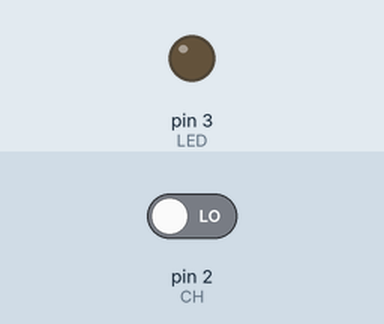
A sketch run on a simulated Arduino Uno, built with avr-gcc and run on an emulated ATmega328P. Shown: output pins drawn as LEDs (lit = HIGH). The inputs (shaded band) are chosen by the test bench; at power-on: pin 2 (CH) LOW.

Above: at 0.8 s.
0.9 s: pin 2 (CH) driven HIGH
At 1.8 s:
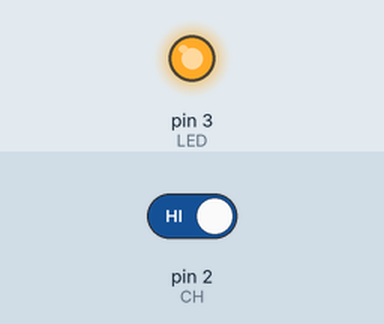
2.4 s: pin 2 (CH) driven LOW
At 2.9 s:
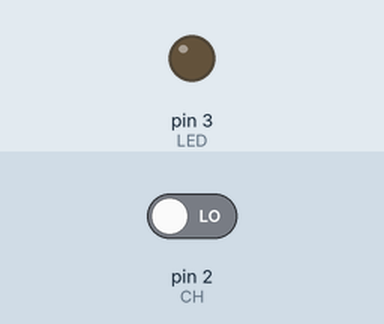
Timing chart, 0 to 5.4 s (numbered marks = the images above; inputs shaded):
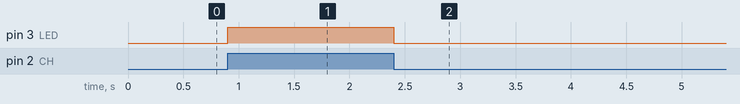

Measured:
- after the input at 0.9 s, pin 3 (LED): LOW → HIGH at once
- after the input at 2.4 s, pin 3 (LED): HIGH → LOW at once

The sketch:

exercicio07.ino
```cpp
#define CH (1<<PD2)
#define LED (1<<PD3)

int main(void) {

  // Configura PD2 como entrada
  DDRD &= ~CH;

  // Configura PD3 como saída
  DDRD |= LED;

  for(;;){
    // Verificar o PD2
    if (PIND & CH) {
      // Acender o LED
      PORTD |= LED;
    } else {
      // Apagar o LED
      PORTD &= ~LED;
    }
  }

  return 0;
}
```
